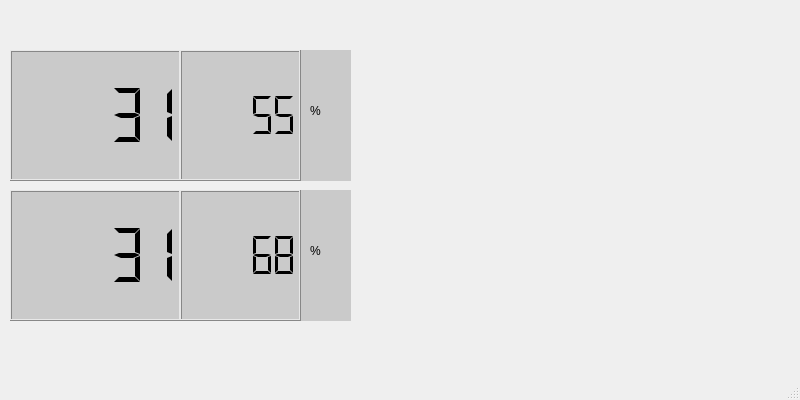
<?xml version="1.0" encoding="UTF-8"?>
<ui version="4.0">
 <class>MainWindow</class>
 <widget class="QMainWindow" name="MainWindow">
  <property name="geometry">
   <rect>
    <x>0</x>
    <y>0</y>
    <width>800</width>
    <height>400</height>
   </rect>
  </property>
  <property name="windowTitle">
   <string>MainWindow</string>
  </property>
  <widget class="QWidget" name="centralwidget">
   <widget class="QWidget" name="widget" native="true">
    <property name="geometry">
     <rect>
      <x>10</x>
      <y>50</y>
      <width>341</width>
      <height>131</height>
     </rect>
    </property>
    <property name="styleSheet">
     <string notr="true">background-color: rgb(202, 202, 202);</string>
    </property>
    <widget class="QLCDNumber" name="tempSensor">
     <property name="geometry">
      <rect>
       <x>0</x>
       <y>0</y>
       <width>171</width>
       <height>131</height>
      </rect>
     </property>
     <property name="layoutDirection">
      <enum>Qt::LeftToRight</enum>
     </property>
     <property name="smallDecimalPoint">
      <bool>false</bool>
     </property>
     <property name="digitCount">
      <number>5</number>
     </property>
     <property name="segmentStyle">
      <enum>QLCDNumber::Flat</enum>
     </property>
     <property name="value" stdset="0">
      <double>31.219999999999999</double>
     </property>
     <property name="intValue" stdset="0">
      <number>31</number>
     </property>
    </widget>
    <widget class="QLCDNumber" name="humSensor">
     <property name="geometry">
      <rect>
       <x>170</x>
       <y>0</y>
       <width>121</width>
       <height>131</height>
      </rect>
     </property>
     <property name="layoutDirection">
      <enum>Qt::LeftToRight</enum>
     </property>
     <property name="styleSheet">
      <string notr="true"/>
     </property>
     <property name="smallDecimalPoint">
      <bool>false</bool>
     </property>
     <property name="digitCount">
      <number>5</number>
     </property>
     <property name="segmentStyle">
      <enum>QLCDNumber::Flat</enum>
     </property>
     <property name="value" stdset="0">
      <double>55.000000000000000</double>
     </property>
     <property name="intValue" stdset="0">
      <number>55</number>
     </property>
    </widget>
    <widget class="QLabel" name="label_2">
     <property name="geometry">
      <rect>
       <x>300</x>
       <y>30</y>
       <width>41</width>
       <height>61</height>
      </rect>
     </property>
     <property name="styleSheet">
      <string notr="true">font: 20pt &quot;MS Shell Dlg 2&quot;;</string>
     </property>
     <property name="lineWidth">
      <number>1</number>
     </property>
     <property name="text">
      <string>%</string>
     </property>
     <property name="scaledContents">
      <bool>false</bool>
     </property>
    </widget>
   </widget>
   <widget class="QWidget" name="widget_2" native="true">
    <property name="geometry">
     <rect>
      <x>10</x>
      <y>190</y>
      <width>341</width>
      <height>131</height>
     </rect>
    </property>
    <property name="styleSheet">
     <string notr="true">background-color: rgb(202, 202, 202);</string>
    </property>
    <widget class="QLCDNumber" name="tempOutside">
     <property name="geometry">
      <rect>
       <x>0</x>
       <y>0</y>
       <width>171</width>
       <height>131</height>
      </rect>
     </property>
     <property name="layoutDirection">
      <enum>Qt::LeftToRight</enum>
     </property>
     <property name="smallDecimalPoint">
      <bool>false</bool>
     </property>
     <property name="digitCount">
      <number>5</number>
     </property>
     <property name="segmentStyle">
      <enum>QLCDNumber::Flat</enum>
     </property>
     <property name="value" stdset="0">
      <double>31.000000000000000</double>
     </property>
     <property name="intValue" stdset="0">
      <number>31</number>
     </property>
    </widget>
    <widget class="QLCDNumber" name="humOutside">
     <property name="geometry">
      <rect>
       <x>170</x>
       <y>0</y>
       <width>121</width>
       <height>131</height>
      </rect>
     </property>
     <property name="layoutDirection">
      <enum>Qt::LeftToRight</enum>
     </property>
     <property name="smallDecimalPoint">
      <bool>false</bool>
     </property>
     <property name="digitCount">
      <number>5</number>
     </property>
     <property name="segmentStyle">
      <enum>QLCDNumber::Flat</enum>
     </property>
     <property name="value" stdset="0">
      <double>68.000000000000000</double>
     </property>
     <property name="intValue" stdset="0">
      <number>68</number>
     </property>
    </widget>
    <widget class="QLabel" name="label_3">
     <property name="geometry">
      <rect>
       <x>300</x>
       <y>30</y>
       <width>41</width>
       <height>61</height>
      </rect>
     </property>
     <property name="styleSheet">
      <string notr="true">font: 20pt &quot;MS Shell Dlg 2&quot;;</string>
     </property>
     <property name="lineWidth">
      <number>1</number>
     </property>
     <property name="text">
      <string>%</string>
     </property>
     <property name="scaledContents">
      <bool>false</bool>
     </property>
    </widget>
   </widget>
   <widget class="QWidget" name="widget_3" native="true">
    <property name="geometry">
     <rect>
      <x>390</x>
      <y>50</y>
      <width>131</width>
      <height>131</height>
     </rect>
    </property>
    <property name="autoFillBackground">
     <bool>false</bool>
    </property>
    <property name="styleSheet">
     <string notr="true">background-color: rgb(194, 71, 255);&lt;?xml version=&quot;1.0&quot; encoding=&quot;UTF-8&quot;?&gt;
&lt;ui version=&quot;4.0&quot;&gt;
 &lt;widget name=&quot;__qt_fake_top_level&quot;&gt;
  &lt;widget class=&quot;QWidget&quot; name=&quot;widget&quot; native=&quot;true&quot;&gt;
   &lt;property name=&quot;geometry&quot;&gt;
    &lt;rect&gt;
     &lt;x&gt;10&lt;/x&gt;
     &lt;y&gt;50&lt;/y&gt;
     &lt;width&gt;341&lt;/width&gt;
     &lt;height&gt;131&lt;/height&gt;
    &lt;/rect&gt;
   &lt;/property&gt;
   &lt;property name=&quot;styleSheet&quot;&gt;
    &lt;string notr=&quot;true&quot;&gt;background-color: rgb(202, 202, 202);&lt;/string&gt;
   &lt;/property&gt;
   &lt;widget class=&quot;Spacer&quot; name=&quot;verticalSpacer&quot;&gt;
    &lt;property name=&quot;geometry&quot;&gt;
     &lt;rect&gt;
      &lt;x&gt;160&lt;/x&gt;
      &lt;y&gt;2&lt;/y&gt;
      &lt;width&gt;23&lt;/width&gt;
      &lt;height&gt;131&lt;/height&gt;
     &lt;/rect&gt;
    &lt;/property&gt;
    &lt;property name=&quot;orientation&quot;&gt;
     &lt;enum&gt;Qt::Vertical&lt;/enum&gt;
    &lt;/property&gt;
    &lt;property name=&quot;sizeType&quot;&gt;
     &lt;enum&gt;QSizePolicy::Fixed&lt;/enum&gt;
    &lt;/property&gt;
    &lt;property name=&quot;sizeHint&quot; stdset=&quot;0&quot;&gt;
     &lt;size&gt;
      &lt;width&gt;20&lt;/width&gt;
      &lt;height&gt;128&lt;/height&gt;
     &lt;/size&gt;
    &lt;/property&gt;
   &lt;/widget&gt;
   &lt;widget class=&quot;QLCDNumber&quot; name=&quot;lcdNumber&quot;&gt;
    &lt;property name=&quot;geometry&quot;&gt;
     &lt;rect&gt;
      &lt;x&gt;0&lt;/x&gt;
      &lt;y&gt;0&lt;/y&gt;
      &lt;width&gt;171&lt;/width&gt;
      &lt;height&gt;131&lt;/height&gt;
     &lt;/rect&gt;
    &lt;/property&gt;
    &lt;property name=&quot;layoutDirection&quot;&gt;
     &lt;enum&gt;Qt::LeftToRight&lt;/enum&gt;
    &lt;/property&gt;
    &lt;property name=&quot;smallDecimalPoint&quot;&gt;
     &lt;bool&gt;false&lt;/bool&gt;
    &lt;/property&gt;
    &lt;property name=&quot;digitCount&quot;&gt;
     &lt;number&gt;5&lt;/number&gt;
    &lt;/property&gt;
    &lt;property name=&quot;segmentStyle&quot;&gt;
     &lt;enum&gt;QLCDNumber::Flat&lt;/enum&gt;
    &lt;/property&gt;
    &lt;property name=&quot;value&quot; stdset=&quot;0&quot;&gt;
     &lt;double&gt;31.219999999999999&lt;/double&gt;
    &lt;/property&gt;
    &lt;property name=&quot;intValue&quot; stdset=&quot;0&quot;&gt;
     &lt;number&gt;31&lt;/number&gt;
    &lt;/property&gt;
   &lt;/widget&gt;
   &lt;widget class=&quot;QLCDNumber&quot; name=&quot;lcdNumber_2&quot;&gt;
    &lt;property name=&quot;geometry&quot;&gt;
     &lt;rect&gt;
      &lt;x&gt;170&lt;/x&gt;
      &lt;y&gt;0&lt;/y&gt;
      &lt;width&gt;171&lt;/width&gt;
      &lt;height&gt;131&lt;/height&gt;
     &lt;/rect&gt;
    &lt;/property&gt;
    &lt;property name=&quot;layoutDirection&quot;&gt;
     &lt;enum&gt;Qt::LeftToRight&lt;/enum&gt;
    &lt;/property&gt;
    &lt;property name=&quot;smallDecimalPoint&quot;&gt;
     &lt;bool&gt;false&lt;/bool&gt;
    &lt;/property&gt;
    &lt;property name=&quot;digitCount&quot;&gt;
     &lt;number&gt;5&lt;/number&gt;
    &lt;/property&gt;
    &lt;property name=&quot;segmentStyle&quot;&gt;
     &lt;enum&gt;QLCDNumber::Flat&lt;/enum&gt;
    &lt;/property&gt;
    &lt;property name=&quot;value&quot; stdset=&quot;0&quot;&gt;
     &lt;double&gt;31.219999999999999&lt;/double&gt;
    &lt;/property&gt;
    &lt;property name=&quot;intValue&quot; stdset=&quot;0&quot;&gt;
     &lt;number&gt;31&lt;/number&gt;
    &lt;/property&gt;
   &lt;/widget&gt;
  &lt;/widget&gt;
 &lt;/widget&gt;
 &lt;resources/&gt;
&lt;/ui&gt;
</string>
    </property>
   </widget>
   <widget class="QWidget" name="widget_4" native="true">
    <property name="geometry">
     <rect>
      <x>390</x>
      <y>190</y>
      <width>131</width>
      <height>131</height>
     </rect>
    </property>
    <property name="autoFillBackground">
     <bool>false</bool>
    </property>
    <property name="styleSheet">
     <string notr="true">background-color: rgb(194, 71, 255);&lt;?xml version=&quot;1.0&quot; encoding=&quot;UTF-8&quot;?&gt;
&lt;ui version=&quot;4.0&quot;&gt;
 &lt;widget name=&quot;__qt_fake_top_level&quot;&gt;
  &lt;widget class=&quot;QWidget&quot; name=&quot;widget&quot; native=&quot;true&quot;&gt;
   &lt;property name=&quot;geometry&quot;&gt;
    &lt;rect&gt;
     &lt;x&gt;10&lt;/x&gt;
     &lt;y&gt;50&lt;/y&gt;
     &lt;width&gt;341&lt;/width&gt;
     &lt;height&gt;131&lt;/height&gt;
    &lt;/rect&gt;
   &lt;/property&gt;
   &lt;property name=&quot;styleSheet&quot;&gt;
    &lt;string notr=&quot;true&quot;&gt;background-color: rgb(202, 202, 202);&lt;/string&gt;
   &lt;/property&gt;
   &lt;widget class=&quot;Spacer&quot; name=&quot;verticalSpacer&quot;&gt;
    &lt;property name=&quot;geometry&quot;&gt;
     &lt;rect&gt;
      &lt;x&gt;160&lt;/x&gt;
      &lt;y&gt;2&lt;/y&gt;
      &lt;width&gt;23&lt;/width&gt;
      &lt;height&gt;131&lt;/height&gt;
     &lt;/rect&gt;
    &lt;/property&gt;
    &lt;property name=&quot;orientation&quot;&gt;
     &lt;enum&gt;Qt::Vertical&lt;/enum&gt;
    &lt;/property&gt;
    &lt;property name=&quot;sizeType&quot;&gt;
     &lt;enum&gt;QSizePolicy::Fixed&lt;/enum&gt;
    &lt;/property&gt;
    &lt;property name=&quot;sizeHint&quot; stdset=&quot;0&quot;&gt;
     &lt;size&gt;
      &lt;width&gt;20&lt;/width&gt;
      &lt;height&gt;128&lt;/height&gt;
     &lt;/size&gt;
    &lt;/property&gt;
   &lt;/widget&gt;
   &lt;widget class=&quot;QLCDNumber&quot; name=&quot;lcdNumber&quot;&gt;
    &lt;property name=&quot;geometry&quot;&gt;
     &lt;rect&gt;
      &lt;x&gt;0&lt;/x&gt;
      &lt;y&gt;0&lt;/y&gt;
      &lt;width&gt;171&lt;/width&gt;
      &lt;height&gt;131&lt;/height&gt;
     &lt;/rect&gt;
    &lt;/property&gt;
    &lt;property name=&quot;layoutDirection&quot;&gt;
     &lt;enum&gt;Qt::LeftToRight&lt;/enum&gt;
    &lt;/property&gt;
    &lt;property name=&quot;smallDecimalPoint&quot;&gt;
     &lt;bool&gt;false&lt;/bool&gt;
    &lt;/property&gt;
    &lt;property name=&quot;digitCount&quot;&gt;
     &lt;number&gt;5&lt;/number&gt;
    &lt;/property&gt;
    &lt;property name=&quot;segmentStyle&quot;&gt;
     &lt;enum&gt;QLCDNumber::Flat&lt;/enum&gt;
    &lt;/property&gt;
    &lt;property name=&quot;value&quot; stdset=&quot;0&quot;&gt;
     &lt;double&gt;31.219999999999999&lt;/double&gt;
    &lt;/property&gt;
    &lt;property name=&quot;intValue&quot; stdset=&quot;0&quot;&gt;
     &lt;number&gt;31&lt;/number&gt;
    &lt;/property&gt;
   &lt;/widget&gt;
   &lt;widget class=&quot;QLCDNumber&quot; name=&quot;lcdNumber_2&quot;&gt;
    &lt;property name=&quot;geometry&quot;&gt;
     &lt;rect&gt;
      &lt;x&gt;170&lt;/x&gt;
      &lt;y&gt;0&lt;/y&gt;
      &lt;width&gt;171&lt;/width&gt;
      &lt;height&gt;131&lt;/height&gt;
     &lt;/rect&gt;
    &lt;/property&gt;
    &lt;property name=&quot;layoutDirection&quot;&gt;
     &lt;enum&gt;Qt::LeftToRight&lt;/enum&gt;
    &lt;/property&gt;
    &lt;property name=&quot;smallDecimalPoint&quot;&gt;
     &lt;bool&gt;false&lt;/bool&gt;
    &lt;/property&gt;
    &lt;property name=&quot;digitCount&quot;&gt;
     &lt;number&gt;5&lt;/number&gt;
    &lt;/property&gt;
    &lt;property name=&quot;segmentStyle&quot;&gt;
     &lt;enum&gt;QLCDNumber::Flat&lt;/enum&gt;
    &lt;/property&gt;
    &lt;property name=&quot;value&quot; stdset=&quot;0&quot;&gt;
     &lt;double&gt;31.219999999999999&lt;/double&gt;
    &lt;/property&gt;
    &lt;property name=&quot;intValue&quot; stdset=&quot;0&quot;&gt;
     &lt;number&gt;31&lt;/number&gt;
    &lt;/property&gt;
   &lt;/widget&gt;
  &lt;/widget&gt;
 &lt;/widget&gt;
 &lt;resources/&gt;
&lt;/ui&gt;
</string>
    </property>
   </widget>
  </widget>
  <widget class="QMenuBar" name="menubar">
   <property name="geometry">
    <rect>
     <x>0</x>
     <y>0</y>
     <width>800</width>
     <height>26</height>
    </rect>
   </property>
  </widget>
  <widget class="QStatusBar" name="statusbar"/>
 </widget>
 <resources/>
 <connections/>
</ui>
